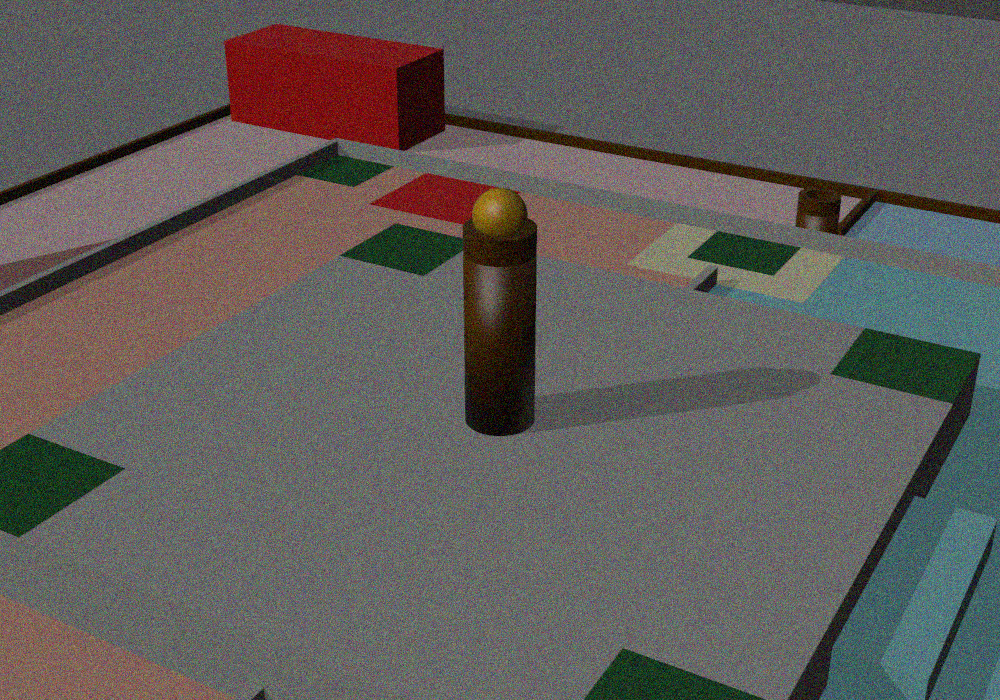
#> input picture output/datasets/robust/001_noise_top.png, 1000 x 700 px
$ python -i audit_benchmark.py   (imports and definitions only)
#> lines starting #> are read from the running program, lines starting #| are printed output that depends on the picture; after the words box and inside, x2 and y2 are one past the last pixel; in counts of white or black regions, pixels touching at a corner belong together
#> further down, picture is the input picture: shape (700, 1000, 3); mean B, G, R 90.1, 92.9, 95.7
"""Leakage-audited RGB benchmark.

Unlike the earlier scripts, candidate generation never receives a ground-truth
pixel. A calibrated central field ROI is used, then candidates are scored by
colour support, compactness, edge support and the 200 mm ball radius prior.
The truth pixel is used only after detection to measure error.
"""
from pathlib import Path
import csv, cv2, numpy as np, json
R=Path(__file__).resolve().parent; POS=R/'output/datasets/blender'; NEG=R/'output/datasets/blender_negative'; ROB=R/'output/datasets/robust'; OUT=R/'output/datasets'
ROI=(180,60,820,650)
def detections(im):
 x0,y0,x1,y1=ROI; crop=im[y0:y1,x0:x1]; hsv=cv2.cvtColor(crop,cv2.COLOR_BGR2HSV); mask=cv2.inRange(hsv,np.array([5,60,45],np.uint8),np.array([38,255,255],np.uint8)); mask=cv2.morphologyEx(mask,cv2.MORPH_OPEN,np.ones((3,3),np.uint8)); gray=cv2.cvtColor(crop,cv2.COLOR_BGR2GRAY); edge=cv2.Canny(gray,45,130); out=[]
#> after `crop = im[y0:y1, x0:x1]`:
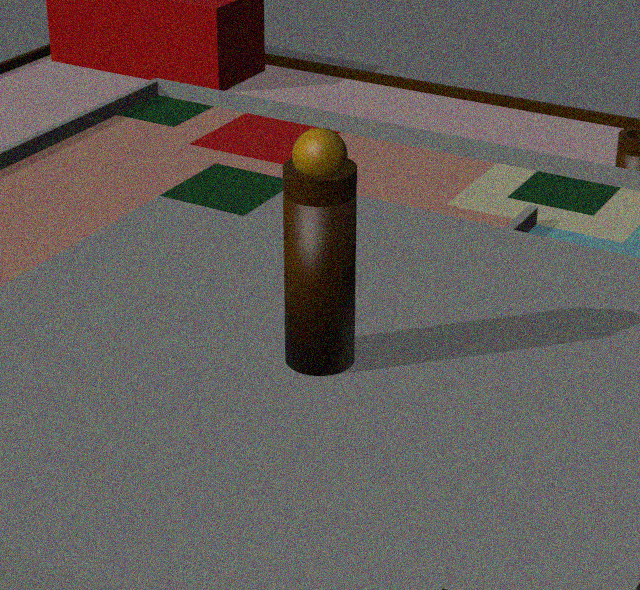
#> crop: shape (590, 640, 3); mean B, G, R 89.8, 93.1, 100
#> after `hsv = cv2.cvtColor(crop, cv2.COLOR_BGR2HSV)`: hsv: shape (590, 640, 3); mean H, S, V 83.1, 86.9, 113.2
#> after `mask = cv2.inRange(hsv, np.array([5, 60, 45], np.uint8), np.array([38,`:
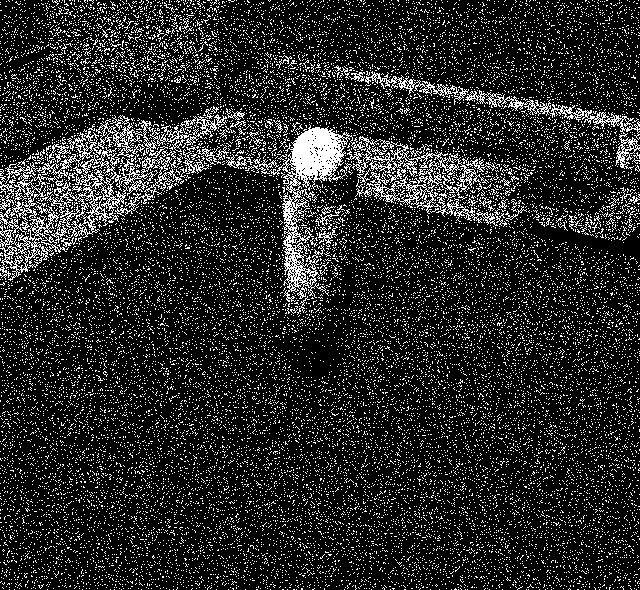
#> mask: shape (590, 640); 15.5% white in thin lines or dots
#> after `mask = cv2.morphologyEx(mask, cv2.MORPH_OPEN, np.ones((3, 3), np.uint8`:
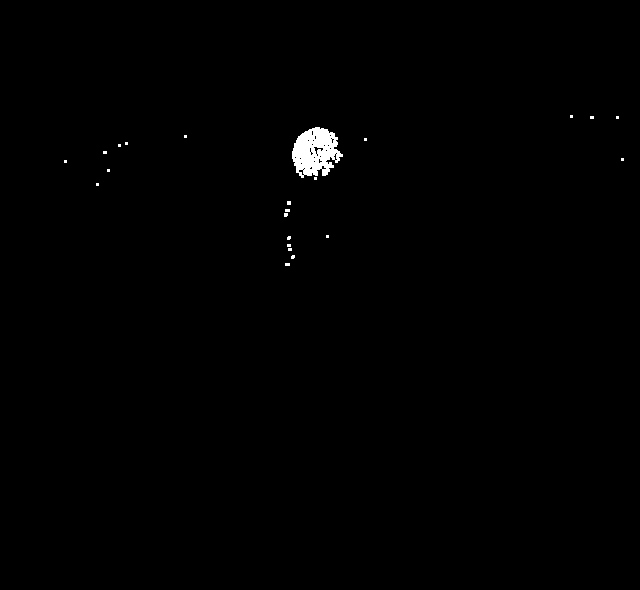
#> mask: shape (590, 640); 0.51% white; 23 white regions (22 under 20 px), largest, box (x1, y1, x2, y2) and area: (292, 127, 343, 178) 1699
#> after `gray = cv2.cvtColor(crop, cv2.COLOR_BGR2GRAY)`:
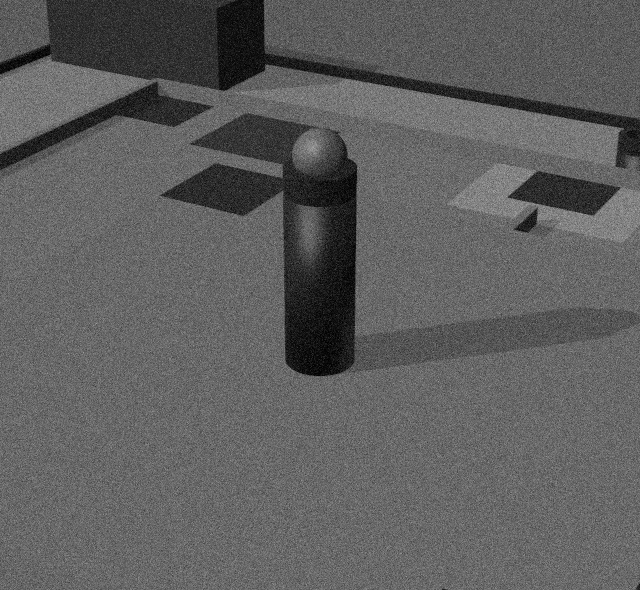
#> gray: shape (590, 640); min 0, max 172, mean 94.8
#> after `edge = cv2.Canny(gray, 45, 130)`:
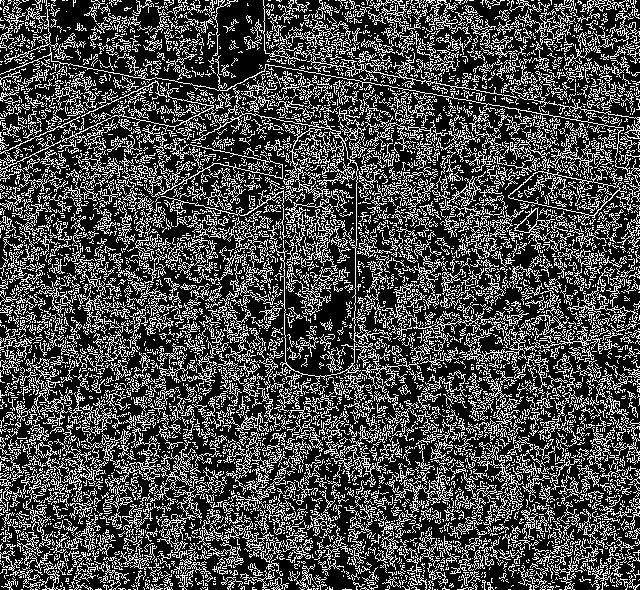
#> edge: shape (590, 640); 28.6% white in thin lines or dots
 n,l,st,cen=cv2.connectedComponentsWithStats(mask)
#> l: shape (590, 640) int32; 24 distinct labels, from 0 to 23
#> n = 24; st = 24 rows, first 6: [0, 0, 640, 590, 375656], [570, 115, 3, 3, 9], [590, 116, 4, 3, 12], [616, 116, 3, 3, 9], [292, 127, 51, 51, 1699], [184, 135, 3, 3, 9]; cen = 24 rows, first 8: [319.5, 295.2], [571, 116], [591.5, 117], [617, 117], [314.8, 151.5], [185, 136], [365, 139], [126, 143]
 for i in range(1,n):
  x,y,w,h,a=st[i];
  if a<30 or a>18000 or not .25<w/max(h,1)<4: continue
  cnt=np.asarray(np.where(l==i)).T[:,::-1].astype(np.int32).reshape(-1,1,2); per=cv2.arcLength(cnt,True); circ=4*np.pi*a/(per*per+1e-6); u,v=cen[i]; out.append(('HSV',(u+x0,v+y0),float(circ),float(a)))
#> this loop made 23 passes
#> (x, y, w, h, a) on passes 1, 2, 3, 5, 6, 7, 8, 9, 10, 11, 12, 13: (570, 115, 3, 3, 9), (590, 116, 4, 3, 12), (616, 116, 3, 3, 9), (184, 135, 3, 3, 9), (364, 138, 3, 3, 9), (125, 142, 3, 3, 9), (118, 144, 3, 3, 9), (103, 151, 4, 3, 12), (621, 158, 3, 3, 9), (64, 160, 3, 3, 9), (107, 169, 3, 3, 9), (314, 177, 3, 3, 9)
#> (x, y, w, h, a, per, circ, u) on pass 4: (292, 127, 51, 51, 1699, 3686.4, 0.00157, 314.8)
#> after the loop, out = [('HSV', (494.8, 211.5), 0.00157, 1699)]
 # Hough candidates over the calibrated ROI, no truth-centred crop.
 for p2 in (18,23,28,33):
  hs=cv2.HoughCircles(cv2.medianBlur(gray,5),cv2.HOUGH_GRADIENT,1.0,18,param1=80,param2=p2,minRadius=8,maxRadius=130)
  if hs is None: continue
  for u,v,r in hs[0]:
   disk=(np.indices(gray.shape)[1]-u)**2+(np.indices(gray.shape)[0]-v)**2<r*r; col=float(mask[disk].mean()/255); es=float(edge[np.abs(np.indices(gray.shape)[1]-u-r)<2].mean()/255) if r>2 else 0
   out.append(('Hough',(u+x0,v+y0),col, float(r)))
#> this loop made 4 passes
#> hs on pass 2: [[319.5, 153.5, 27.1], [276.5, 241.5, 39.9]]
#> after the loop, out = 23 items
 return out
def best(im, kind):
 cs=detections(im)
 if kind=='HSV':
  return max([c for c in cs if c[0]=='HSV'],key=lambda c:(c[2],-abs(c[3]-1200)),default=None)
 return max([c for c in cs if c[0]=='Hough'],key=lambda c:(c[2],-abs(c[3]-35)),default=None)
def eval_set(rows, positive=True):
 out={k:{'n':0,'detected':0,'success':0,'errors':[]} for k in ['HSV','Hough']}
 for r in rows:
  im=cv2.imread(str((POS if positive else NEG)/r['image']))
  g=(float(r['gt_u_px']),float(r['gt_v_px'])) if positive else None
  for k in out:
   out[k]['n']+=1;c=best(im,k);out[k]['detected']+=c is not None
   if c is not None and positive:
    e=float(np.hypot(c[1][0]-g[0],c[1][1]-g[1]));out[k]['errors'].append(e);out[k]['success']+=e<=30
   elif c is not None: out[k]['success']+=1
 for k,z in out.items():
  z['success_rate']=z['success']/z['n'];z['false_positive_rate']=z['success']/z['n'] if not positive else None;z['median_error_px']=float(np.median(z['errors'])) if z['errors'] else None;del z['errors']
 return out
# [1 line not run here, left out]
def eval_robust():
 rows=list(csv.DictReader(open(ROB/'labels.csv'))); out={k:{} for k in ['HSV','Hough']}
 for cond in sorted({r['condition'] for r in rows}):
  sub=[r for r in rows if r['condition']==cond]; out['condition_'+cond]={}
  for k in ['HSV','Hough']:
   ok=det=0
   for r in sub:
    im=cv2.imread(str(ROB/r['image'])); c=best(im,k);det+=c is not None
    if c is not None:
     g=(float(r['gt_u_px']),float(r['gt_v_px']));ok+=np.hypot(c[1][0]-g[0],c[1][1]-g[1])<=30
   out['condition_'+cond][k]={'n':len(sub),'detected':det,'success':int(ok),'success_rate':float(ok/len(sub))}
 return out
# [1 line that did not run here, left out]
# [1 line not run here, left out]

>>> import cv2
>>> picture = cv2.imread('output/datasets/robust/001_noise_top.png')
>>> result = detections(picture)
#> result = 23 items

$ run again, on output/datasets/robust/007_noise_oblique.png
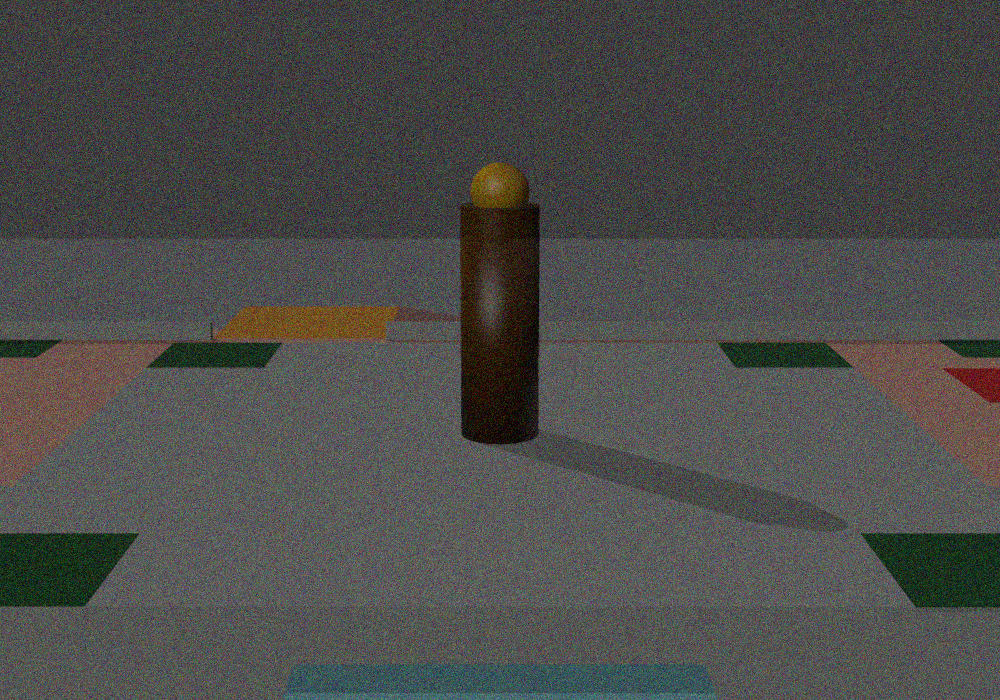
#> input picture output/datasets/robust/007_noise_oblique.png, 1000 x 700 px
#> picture is the input picture: shape (700, 1000, 3); mean B, G, R 73.9, 76, 75.8
#> hsv: shape (590, 640, 3); mean H, S, V 85.6, 90.5, 92.2
#> in detections, `mask = cv2.inRange(hsv, np.array([5, 60, 45], np.uint8), np.array([38,`:
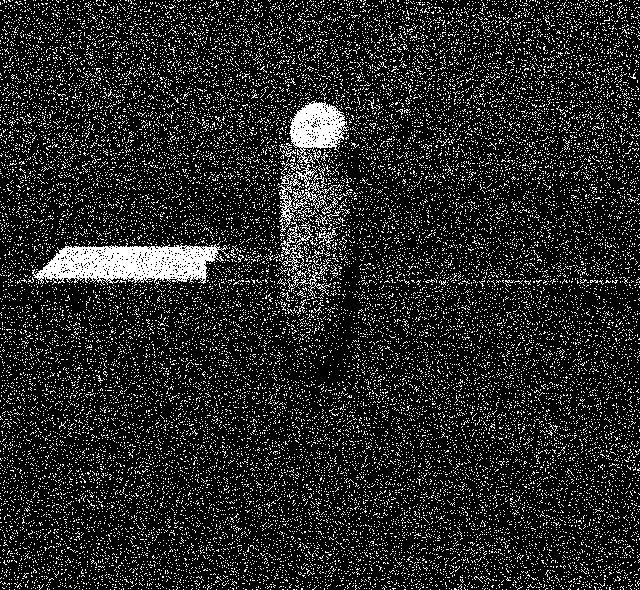
#> mask: shape (590, 640); 15.2% white in thin lines or dots
#> mask: shape (590, 640); 1.5% white; 7 white regions (5 under 20 px), largest, box (x1, y1, x2, y2) and area: (40, 246, 217, 280) 4144, (290, 103, 345, 148) 1514
#> in detections, `edge = cv2.Canny(gray, 45, 130)`:
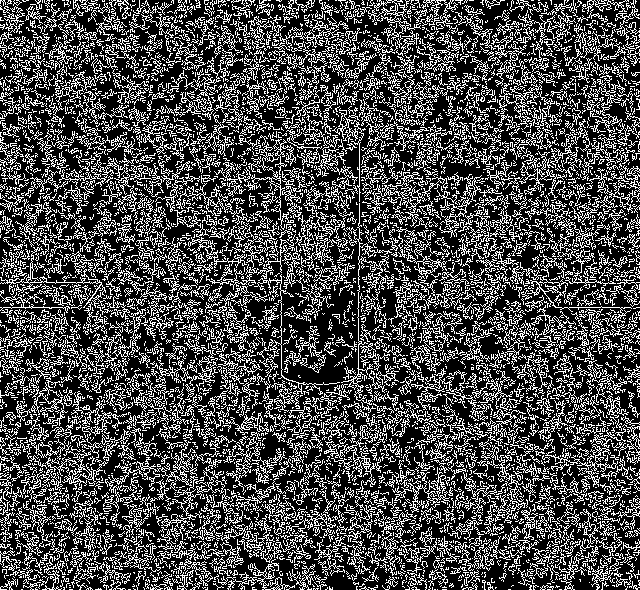
#> edge: shape (590, 640); 29.1% white in thin lines or dots
#> l: shape (590, 640) int32; 8 distinct labels, from 0 to 7
#> n = 8; st = [[0, 0, 640, 590, 371887], [290, 103, 55, 45, 1514], [337, 131, 3, 3, 9], [331, 143, 4, 4, 16], [325, 145, 3, 3, 9], [299, 173, 3, 3, 9], [283, 211, 3, 4, 12], [40, 246, 177, 34, 4144]]; cen = [[321.6, 295.6], [314.8, 125.9], [338, 132], [332.5, 144.5], [326, 146], [300, 174], [284, 212.5], [129, 262.4]]
#> the loop in detections, `for i in range(1,n):` made 7 passes
#> after the loop in detections, `for i in range(1,n):`: out = [('HSV', (494.8, 185.9), 0.00156, 1514)]
